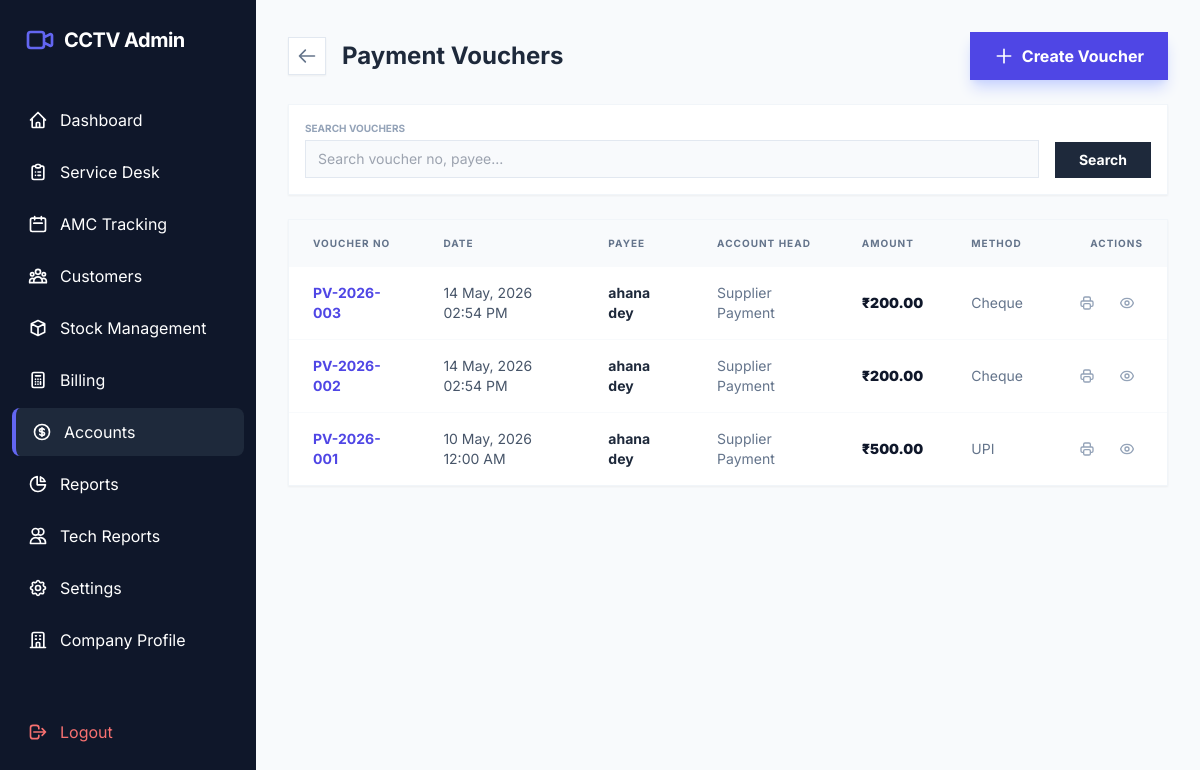
Screenshot of /admin/accounts/payment_voucher.php (signed in) with the database file from the repository.
### tables this page shows
CREATE TABLE `vouchers` (
  `id` int(11) NOT NULL,
  `voucher_no` varchar(50) NOT NULL,
  `voucher_type` enum('Payment','Receipt') NOT NULL,
  `voucher_date` datetime DEFAULT NULL,
  `account_head` varchar(100) NOT NULL,
  `payee_payer` varchar(150) NOT NULL,
  `amount` decimal(10,2) NOT NULL,
  `payment_method` varchar(50) NOT NULL,
  `reference_no` varchar(100) DEFAULT NULL,
  `narration` text DEFAULT NULL,
  `created_at` timestamp NOT NULL DEFAULT current_timestamp(),
  `bank_name` varchar(150) DEFAULT NULL,
  `cheque_no` varchar(50) DEFAULT NULL,
  `cheque_date` date DEFAULT NULL
);

### admin/accounts/payment_voucher.php (the view, shortened to what this page needs)
<?php
require_once '../../includes/db_connect.php';
$search = $_GET['search'] ?? '';
$query = "SELECT * FROM vouchers WHERE voucher_type = 'Payment'";
$params = [];
$limit = 10;
$page = isset($_GET['p']) ? (int)$_GET['p'] : 1;
$offset = ($page - 1) * $limit;
$query .= " ORDER BY voucher_date DESC, id DESC LIMIT $limit OFFSET $offset";
$stmt = $pdo->prepare($query);
$stmt->execute($params);
$vouchers = $stmt->fetchAll();
require_once '../../includes/header.php';
?>
<div class="space-y-6">
    <div class="flex flex-col md:flex-row justify-between items-start md:items-center gap-4">
        <div class="flex items-center gap-4">
            <a href="index.php" class="p-2 bg-white border border-slate-200 rounded-none text-slate-500 hover:text-indigo-600 transition shadow-sm">
                <svg xmlns="http://www.w3.org/2000/svg" class="h-5 w-5" fill="none" viewBox="0 0 24 24" stroke="currentColor"><path stroke-linecap="round" stroke-linejoin="round" stroke-width="2" d="M10 19l-7-7m0 0l7-7m-7 7h18" /></svg>
            </a>
            <h1 class="text-2xl font-bold text-slate-800">Payment Vouchers</h1>
        </div>
        <button onclick="openModal()" class="bg-indigo-600 text-white px-6 py-3 rounded-none font-bold hover:bg-indigo-700 transition shadow-lg shadow-indigo-200 flex items-center gap-2">
            <svg xmlns="http://www.w3.org/2000/svg" class="h-5 w-5" fill="none" viewBox="0 0 24 24" stroke="currentColor"><path stroke-linecap="round" stroke-linejoin="round" stroke-width="2" d="M12 4v16m8-8H4" /></svg>
            Create Voucher
        </button>
    </div>
    <form class="bg-white p-4 rounded-none border border-slate-100 shadow-sm flex gap-4 items-end">
        <div class="flex-1">
            <label class="block text-[10px] font-bold text-slate-400 uppercase mb-1">Search Vouchers</label>
            <input type="text" name="search" value="<?php echo htmlspecialchars($search); ?>" placeholder="Search voucher no, payee..." class="w-full bg-slate-50 border border-slate-200 rounded-none px-3 py-2 text-sm outline-none focus:ring-2 focus:ring-indigo-500">
        </div>
        <button type="submit" class="bg-slate-800 text-white px-6 py-2 rounded-none text-sm font-bold hover:bg-slate-900 transition">Search</button>
    </form>
    <div class="bg-white rounded-none border border-slate-100 shadow-sm overflow-hidden">
        <div class="overflow-x-auto">
            <table class="w-full text-left">
                <thead>
                    <tr class="bg-slate-50 text-slate-500 text-[10px] uppercase tracking-widest font-bold">
                        <th class="px-6 py-4">Voucher No</th>
                        <th class="px-6 py-4">Date</th>
                        <th class="px-6 py-4">Payee</th>
                        <th class="px-6 py-4">Account Head</th>
                        <th class="px-6 py-4">Amount</th>
                        <th class="px-6 py-4">Method</th>
                        <th class="px-6 py-4 text-right">Actions</th>
                    </tr>
                </thead>
                <tbody class="divide-y divide-slate-50">
                    <?php if (empty($vouchers)): ?>
                        <tr><td colspan="7" class="px-6 py-12 text-center text-slate-400">No payment vouchers found.</td></tr>
                    <?php else: ?>
                        <?php foreach ($vouchers as $v): ?>
                        <tr class="hover:bg-slate-50/50 transition">
                            <td class="px-6 py-4 text-sm font-bold text-indigo-600"><?php echo htmlspecialchars($v['voucher_no']); ?></td>
                            <td class="px-6 py-4 text-sm text-slate-600"><?php echo date('d M, Y h:i A', strtotime($v['voucher_date'])); ?></td>
                            <td class="px-6 py-4 text-sm font-bold text-slate-800"><?php echo htmlspecialchars($v['payee_payer']); ?></td>
                            <td class="px-6 py-4 text-sm text-slate-500"><?php echo htmlspecialchars($v['account_head']); ?></td>
                            <td class="px-6 py-4 text-sm font-black text-slate-900">₹<?php echo number_format($v['amount'], 2); ?></td>
                            <td class="px-6 py-4 text-sm text-slate-500"><?php echo htmlspecialchars($v['payment_method']); ?></td>
                            <td class="px-6 py-4 text-right">
                                <div class="flex justify-end gap-2">
                                    <a href="view_voucher.php?id=<?php echo $v['id']; ?>" target="_blank" class="p-2 text-slate-400 hover:text-indigo-600 hover:bg-indigo-50 rounded-none transition" title="Print/View">
                                    </a>
                                    <button onclick='editVoucher(<?php echo json_encode($v); ?>)' class="p-2 text-slate-400 hover:text-indigo-600 hover:bg-indigo-50 rounded-none transition">
                                    </button>
                                </div>
                            </td>
                        </tr>
                        <?php endforeach; ?>
                    <?php endif; ?>
                </tbody>
            </table>
        </div>
    </div>
</div>
<?php require_once '../../includes/footer.php'; ?>

### includes/header.php (style rules this page uses)
body { font-family: 'Inter', sans-serif; }

### rows the page displays
vouchers: voucher_no "PV-2026-003", voucher_date "14 May, 2026 02:54 PM", payee_payer "ahana dey", account_head "Supplier Payment", amount "200.00", payment_method "Cheque"
vouchers: voucher_no "PV-2026-002", voucher_date "14 May, 2026 02:54 PM", payee_payer "ahana dey", account_head "Supplier Payment", amount "200.00", payment_method "Cheque"
vouchers: voucher_no "PV-2026-001", voucher_date "10 May, 2026 12:00 AM", payee_payer "ahana dey", account_head "Supplier Payment", amount "500.00", payment_method "UPI"
